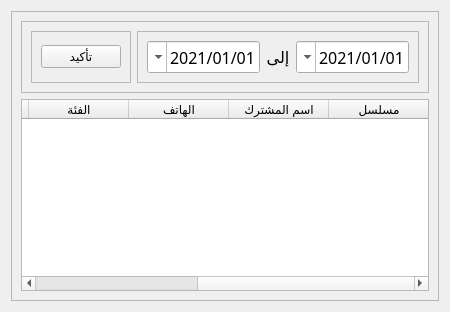
                            <widget class="QWidget" name="tab_36">
                             <attribute name="title">
                              <string>اشتراكات</string>
                             </attribute>
                             <layout class="QGridLayout" name="gridLayout_66">
                              <item row="0" column="0">
                               <widget class="QFrame" name="frame_71">
                                <property name="frameShape">
                                 <enum>QFrame::StyledPanel</enum>
                                </property>
                                <property name="frameShadow">
                                 <enum>QFrame::Raised</enum>
                                </property>
                                <layout class="QGridLayout" name="gridLayout_67">
                                 <item row="1" column="0">
                                  <widget class="QTableWidget" name="tableWidget_25">
                                   <property name="maximumSize">
                                    <size>
                                     <width>1000</width>
                                     <height>16777215</height>
                                    </size>
                                   </property>
                                   <property name="acceptDrops">
                                    <bool>true</bool>
                                   </property>
                                   <property name="layoutDirection">
                                    <enum>Qt::RightToLeft</enum>
                                   </property>
                                   <property name="styleSheet">
                                    <string notr="true"/>
                                   </property>
                                   <property name="editTriggers">
                                    <set>QAbstractItemView::NoEditTriggers</set>
                                   </property>
                                   <property name="alternatingRowColors">
                                    <bool>true</bool>
                                   </property>
                                   <property name="showGrid">
                                    <bool>false</bool>
                                   </property>
                                   <column>
                                    <property name="text">
                                     <string>مسلسل</string>
                                    </property>
                                   </column>
                                   <column>
                                    <property name="text">
                                     <string>اسم المشترك</string>
                                    </property>
                                   </column>
                                   <column>
                                    <property name="text">
                                     <string>الهاتف</string>
                                    </property>
                                   </column>
                                   <column>
                                    <property name="text">
                                     <string>الفئة</string>
                                    </property>
                                   </column>
                                   <column>
                                    <property name="text">
                                     <string>القيمة </string>
                                    </property>
                                   </column>
                                   <column>
                                    <property name="text">
                                     <string>تاريخ البدء</string>
                                    </property>
                                   </column>
                                   <column>
                                    <property name="text">
                                     <string>تاريخ الانتهاء</string>
                                    </property>
                                   </column>
                                  </widget>
                                 </item>
                                 <item row="0" column="0">
                                  <widget class="QFrame" name="frame_88">
                                   <property name="minimumSize">
                                    <size>
                                     <width>0</width>
                                     <height>60</height>
                                    </size>
                                   </property>
                                   <property name="frameShape">
                                    <enum>QFrame::StyledPanel</enum>
                                   </property>
                                   <property name="frameShadow">
                                    <enum>QFrame::Raised</enum>
                                   </property>
                                   <layout class="QGridLayout" name="gridLayout_31">
                                    <item row="0" column="1">
                                     <widget class="QFrame" name="frame_89">
                                      <property name="frameShape">
                                       <enum>QFrame::StyledPanel</enum>
                                      </property>
                                      <property name="frameShadow">
                                       <enum>QFrame::Raised</enum>
                                      </property>
                                      <layout class="QHBoxLayout" name="horizontalLayout_42">
                                       <item>
                                        <widget class="QDateEdit" name="dateEdit_10">
                                         <property name="font">
                                          <font>
                                           <family>Shorooq_N1</family>
                                           <pointsize>12</pointsize>
                                           <weight>50</weight>
                                           <italic>false</italic>
                                           <bold>false</bold>
                                          </font>
                                         </property>
                                         <property name="layoutDirection">
                                          <enum>Qt::RightToLeft</enum>
                                         </property>
                                         <property name="currentSection">
                                          <enum>QDateTimeEdit::YearSection</enum>
                                         </property>
                                         <property name="displayFormat">
                                          <string>dd/MM/yyyy</string>
                                         </property>
                                         <property name="calendarPopup">
                                          <bool>true</bool>
                                         </property>
                                         <property name="date">
                                          <date>
                                           <year>2021</year>
                                           <month>1</month>
                                           <day>1</day>
                                          </date>
                                         </property>
                                        </widget>
                                       </item>
                                       <item>
                                        <widget class="QLabel" name="label_46">
                                         <property name="font">
                                          <font>
                                           <family>Shorooq_N1</family>
                                           <pointsize>12</pointsize>
                                           <weight>50</weight>
                                           <italic>false</italic>
                                           <bold>false</bold>
                                          </font>
                                         </property>
                                         <property name="styleSheet">
                                          <string notr="true">background-color: rgba(255, 255, 255, 0);</string>
                                         </property>
                                         <property name="text">
                                          <string>إلى</string>
                                         </property>
                                         <property name="alignment">
                                          <set>Qt::AlignCenter</set>
                                         </property>
                                        </widget>
                                       </item>
                                       <item>
                                        <widget class="QDateEdit" name="dateEdit_9">
                                         <property name="font">
                                          <font>
                                           <family>Shorooq_N1</family>
                                           <pointsize>12</pointsize>
                                           <weight>50</weight>
                                           <italic>false</italic>
                                           <bold>false</bold>
                                          </font>
                                         </property>
                                         <property name="layoutDirection">
                                          <enum>Qt::RightToLeft</enum>
                                         </property>
                                         <property name="styleSheet">
                                          <string notr="true"/>
                                         </property>
                                         <property name="displayFormat">
                                          <string>dd/MM/yyyy</string>
                                         </property>
                                         <property name="calendarPopup">
                                          <bool>true</bool>
                                         </property>
                                         <property name="date">
                                          <date>
                                           <year>2021</year>
                                           <month>1</month>
                                           <day>1</day>
                                          </date>
                                         </property>
                                        </widget>
                                       </item>
                                      </layout>
                                     </widget>
                                    </item>
                                    <item row="0" column="0">
                                     <widget class="QFrame" name="frame_90">
                                      <property name="minimumSize">
                                       <size>
                                        <width>0</width>
                                        <height>40</height>
                                       </size>
                                      </property>
                                      <property name="frameShape">
                                       <enum>QFrame::StyledPanel</enum>
                                      </property>
                                      <property name="frameShadow">
                                       <enum>QFrame::Raised</enum>
                                      </property>
                                      <layout class="QHBoxLayout" name="horizontalLayout_43">
                                       <item>
                                        <widget class="QPushButton" name="pushButton_44">
                                         <property name="text">
                                          <string>تأكيد</string>
                                         </property>
                                        </widget>
                                       </item>
                                      </layout>
                                     </widget>
                                    </item>
                                   </layout>
                                  </widget>
                                 </item>
                                </layout>
                               </widget>
                              </item>
                             </layout>
                            </widget>
